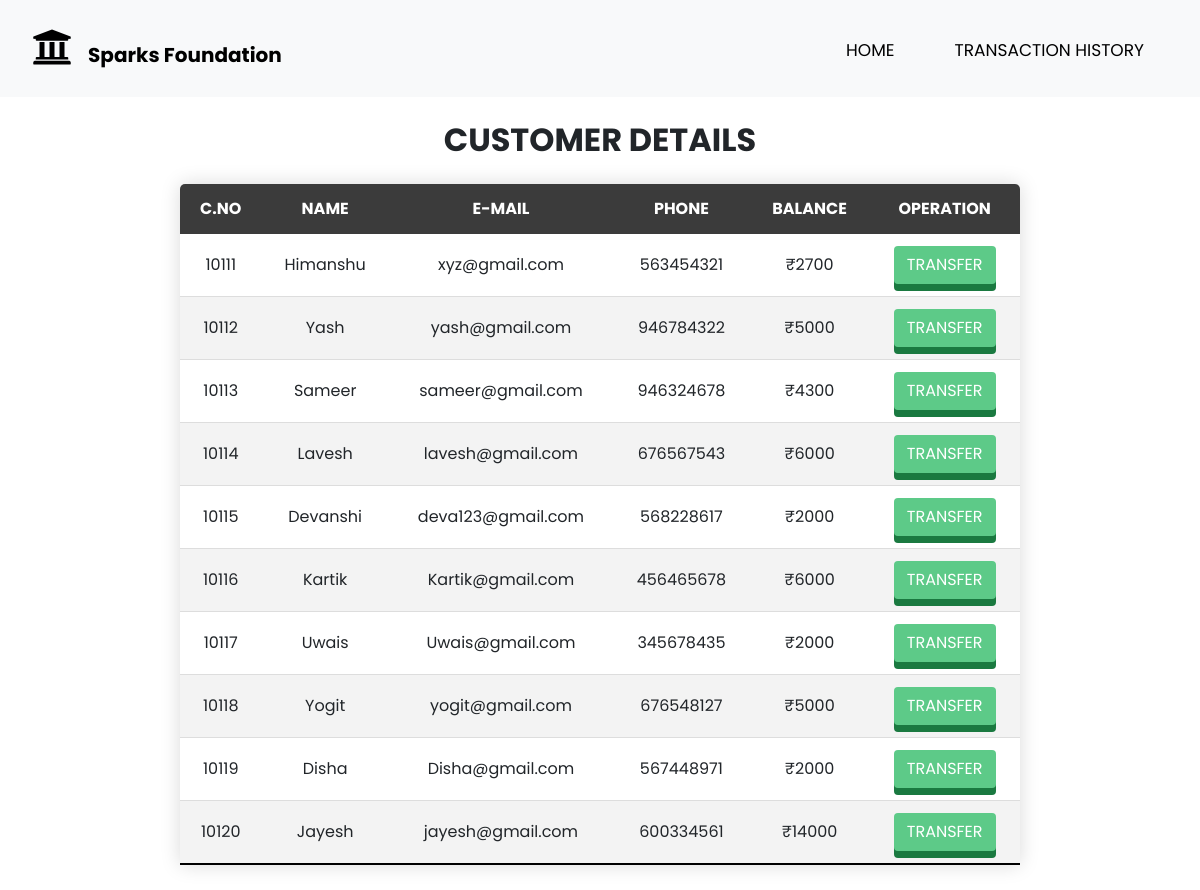
Page /usertable.php on the committed database.
### tables this page shows
CREATE TABLE `sparksusers` (
  `id` int(3) NOT NULL,
  `name` text NOT NULL,
  `email` varchar(30) NOT NULL,
  `phone` int(10) NOT NULL,
  `balance` int(8) NOT NULL
);

### usertable.php (the view, shortened to what this page needs)
<!DOCTYPE html>
<html lang="en">
<head>
    <link rel="stylesheet" href="CSS/table.css">
    <link rel="stylesheet" href="https://stackpath.bootstrapcdn.com/bootstrap/4.3.1/css/bootstrap.min.css"
 />
    <link rel="stylesheet" href="https://use.fontawesome.com/releases/v5.7.2/css/all.css"
>
    <link rel="stylesheet" href="https://stackpath.bootstrapcdn.com/font-awesome/4.7.0/css/font-awesome.min.css">
    <link rel="stylesheet" href="https://cdn.jsdelivr.net/npm/bootstrap@4.5.3/dist/css/bootstrap.min.css">
</head>
<body>
 <?php
     include 'DBCONFIG/config.php';
     $sql = "SELECT * FROM sparksusers";
     $result = mysqli_query($conn,$sql);
 ?>
<?php
   include 'navbar.php';
 ?>
    <div align="center">
    <h2 class="text-center pt-4" style="font-weight:bold;">CUSTOMER DETAILS</h2>
    <table class="content-table">
        <thead>
          <tr>
            <th scope="col" class="text-center py-2">C.NO</th>
            <th scope="col" class="text-center py-2">NAME</th>
            <th scope="col" class="text-center py-2">E-MAIL</th>
            <th scope="col" class="text-center py-2">PHONE</th>
            <th scope="col" class="text-center py-2">BALANCE</th>
            <th scope="col" class="text-center py-2">OPERATION  </th>
          </tr>
        </thead>
        <tbody>
        <?php
                    while($rows=mysqli_fetch_assoc($result)){
                ?>
                    <tr>
                        <td class="text-center py-2"><?php echo $rows['id'] ?></td>
                        <td class="text-center py-2"><?php echo $rows['name']?></td>
                        <td class="text-center py-2"><?php echo $rows['email']?></td>
                        <td class="text-center py-2"><?php echo $rows['phone']?></td>
                        <td class="text-center py-2">₹<?php echo $rows['balance']?></td>
                        <div class="message-wrapper">
                           <div class="container">
                           <td class="text-center"><a href="transact.php?id= <?php echo $rows['id'] ;?>"> <span class="btn message" style="color:white;">TRANSFER</span></a></td>
                           </div>
                       </div>
                   </tr>
                <?php
                    }
                ?>
        </tbody>
      </table>
    </div>
</body>
</html>

### navbar.php (shortened to what this page needs)
<nav class="navbar navbar-expand-lg bg-light">
  <a class="navbar-brand" href="index.php" style="font-weight: bold;">
    <i class="fas fa-university fa-2x mx-3"></i>Sparks Foundation</a>
      <div class="collapse navbar-collapse" id="collapsibleNavbar">
        <ul class="navbar-nav ml-auto text-right">
          <li class="nav-item">
            <a class="nav-link active-home" href="index.php">HOME</a>
          </li>
          <li class="nav-item">
            <a class="nav-link" href="history.php">TRANSACTION HISTORY</a>
          </li>
        </ul>
      </div>
</nav>

### table.css (style rules this page uses)
* { box-sizing: border-box; margin: 0; padding: 0; }
:root { --Sniglet-font: "Sniglet", cursive; --Rubik: "Rubik", cursive; --Patua: "Patua One", cursive; --Lobster: "lobster", cursive; --light-black: #2e2c2caf; --bggradient: radial-gradient(#fff,#f39d9d); --light-gray: rgba(255, 255, 255, 0.877); }
h2 { font-family: "Poppins", sans-serif; font-size: 35px; }
.content-table { border-collapse: collapse; width: 70%; margin: 25px 0; font-family: "Poppins", sans-serif; border-radius: 5px 5px 0 0; overflow: hidden; box-shadow: 0 0 20px rgba(0, 0, 0, 0.15); }
.content-table thead tr { background-color: rgba(0, 0, 0, 0.767); color: #ffffff; text-align: left; font-weight: bold; height: 50px; }
.content-table th, .content-table td { padding: 12px 15px; }
.content-table tbody tr { border-bottom: 1px solid #dddddd; }
.content-table tbody tr:nth-of-type(even) { background-color: #f3f3f3; }
.content-table tbody tr:last-of-type { border-bottom: 2px solid black; }
a { font-family: "Poppins", sans-serif; font-size: 0.9em; color: black !important; }
.nav-item { display:flex; align-items: center; padding: 20px; margin-right: 20px; margin-top: 10px; }
.nav-link { color: black; font-size: 17px; padding: 0 0 5px 0 !important; display: unset !important; }
.message-wrapper { text-align: center; margin: 20px 0; }
.message { padding: 15px 40px; background-color: #5dca88 !important; cursor: pointer; box-shadow: 0 7px #1a7940; }

### rows in the picture
sparksusers: id "10111", name "Himanshu", email "xyz@gmail.com", phone "563454321", balance "2700"
sparksusers: id "10112", name "Yash", email "yash@gmail.com", phone "946784322", balance "5000"
sparksusers: id "10113", name "Sameer", email "sameer@gmail.com", phone "946324678", balance "4300"
sparksusers: id "10114", name "Lavesh", email "lavesh@gmail.com", phone "676567543", balance "6000"
sparksusers: id "10115", name "Devanshi", email "deva123@gmail.com", phone "568228617", balance "2000"
sparksusers: id "10116", name "Kartik", email "Kartik@gmail.com", phone "456465678", balance "6000"
sparksusers: id "10117", name "Uwais", email "Uwais@gmail.com", phone "345678435", balance "2000"
sparksusers: id "10118", name "Yogit", email "yogit@gmail.com", phone "676548127", balance "5000"
sparksusers: id "10119", name "Disha", email "Disha@gmail.com", phone "567448971", balance "2000"
sparksusers: id "10120", name "Jayesh", email "jayesh@gmail.com", phone "600334561", balance "14000"
